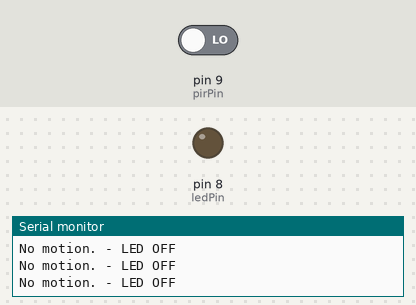
The sketch below on a simulated Arduino Uno, built with avr-gcc and run on an emulated ATmega328P. Parts: output pins drawn as LEDs (lit = HIGH), the last lines printed to the serial monitor. Inputs (shaded band) come from the test bench; at power-on: pin 9 (pirPin) LOW.

Above: at 1.2 s.
1.3 s: pin 9 (pirPin) driven HIGH
At 2.0 s:
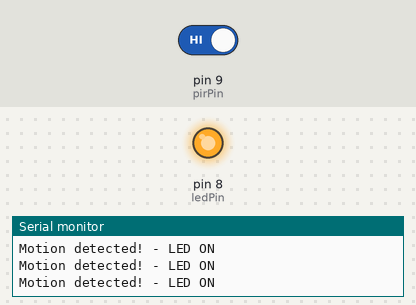
2.8 s: pin 9 (pirPin) driven LOW
At 3.2 s:
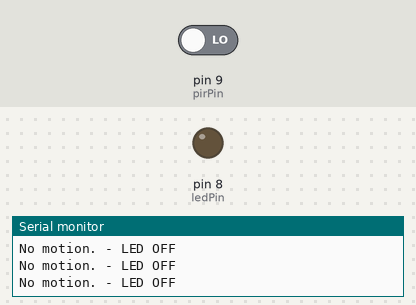
Timing chart, 0 to 5.8 s (numbered marks = the images above; inputs shaded):
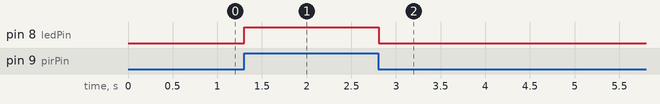

Measured:
- after the input at 1.3 s, pin 8 (ledPin): LOW → HIGH at once
- after the input at 2.8 s, pin 8 (ledPin): HIGH → LOW at once

The sketch:

pir_led_control.ino
```cpp
//  Code and set up from: https://www.youtube.com/watch?v=3gj_68ywod4

const int pirPin = 9;
const int ledPin = 8;

// // Variable to store the current state of the PIR sensor
int motion;

void setup() {
  // LED pin output
  pinMode(ledPin, OUTPUT);

  //PIR sensor pin as input
  pinMode(pirPin, INPUT);

  Serial.begin(9600);
  Serial.println("PIR Motion Sensor Test");
}

void loop() {
  // Read the state of the PIR sensor
  motion = digitalRead(pirPin);

  // Check if motion is detected
  if (motion) {
    // If motion is detected, turn the LED on
    digitalWrite(ledPin, HIGH);
    Serial.println("Motion detected! - LED ON");
  } else {
    // If no motion is detected, turn the LED off
    digitalWrite(ledPin, LOW);
    Serial.println("No motion. - LED OFF");
  }

  // A small delay to prevent rapid, unnecessary readings
  delay(100);
}
```
